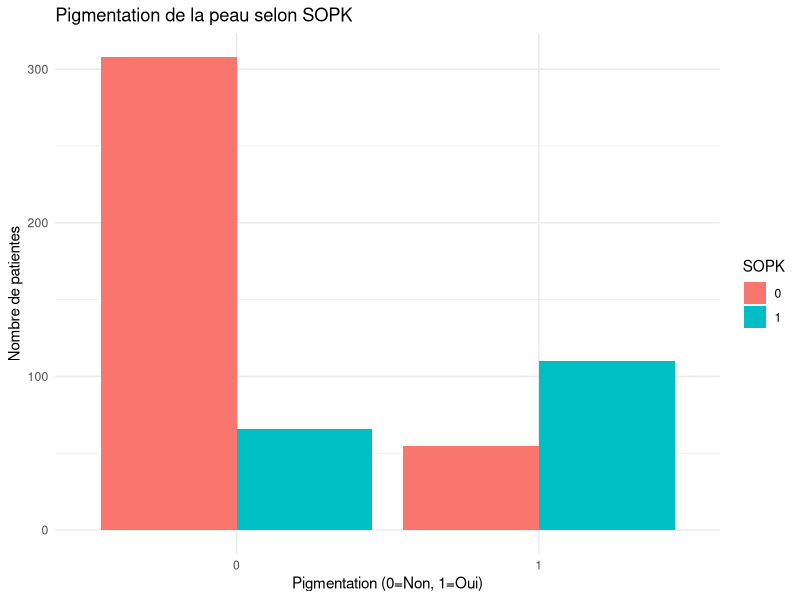
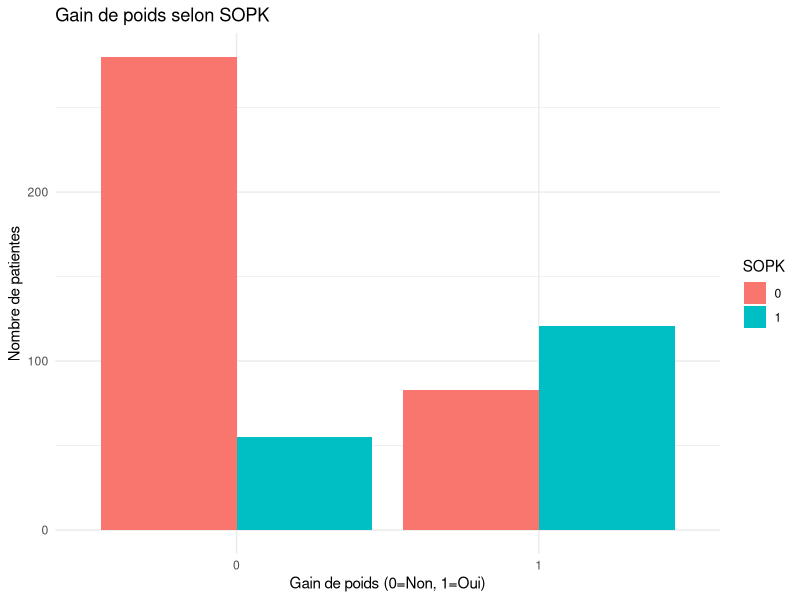
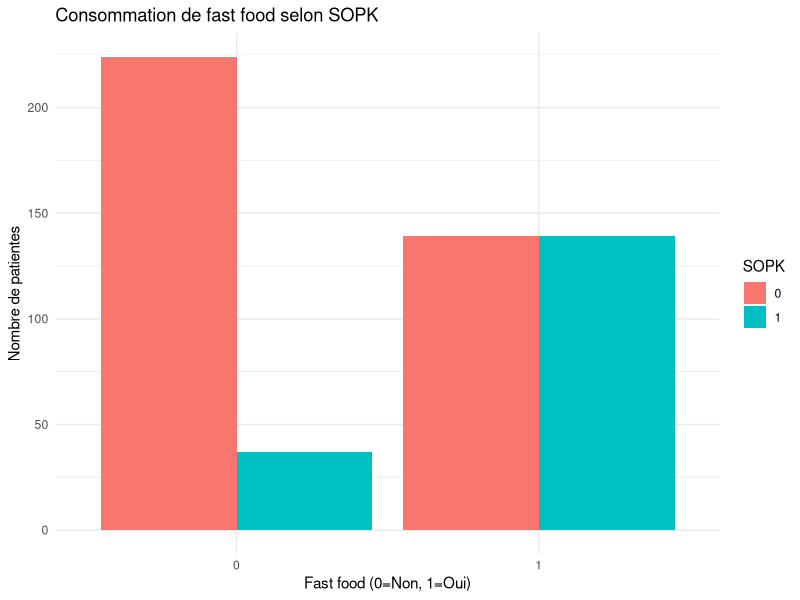
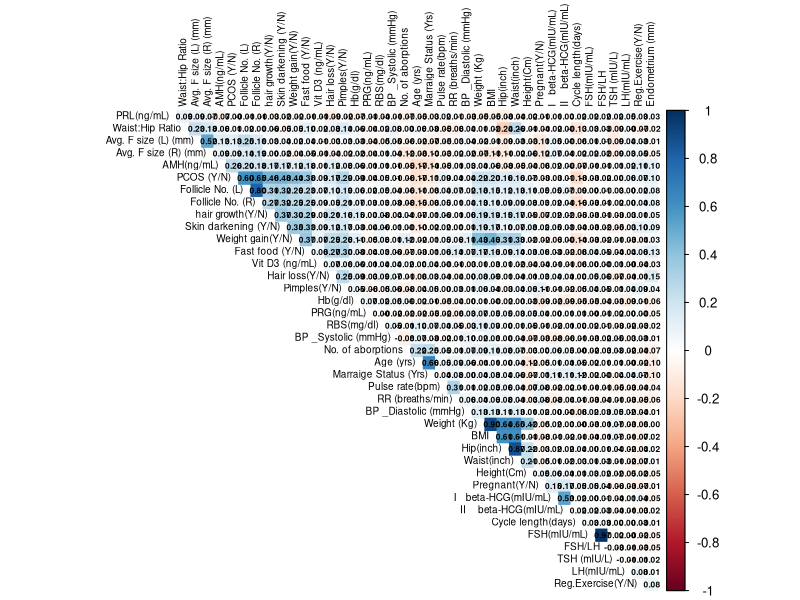
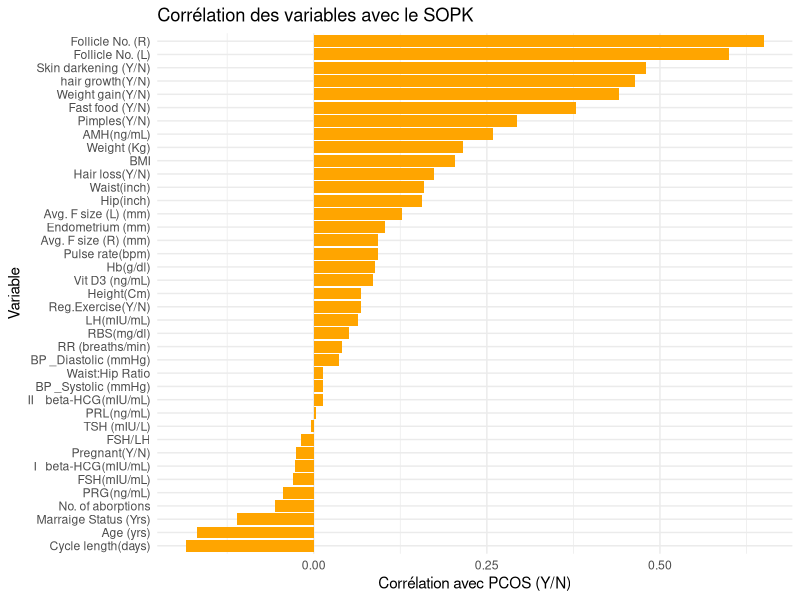

Recreate these plots in R, in order.
# Analyse exploratoire du jeu de données SOPK
# Charger les bibliothèques nécessaires
library(readxl)
library(dplyr)
library(ggplot2)
library(corrplot)

# Importer les données nettoyées
donnees_sopk <- read_excel("data/PCOS_data_without_infertility.xlsx")
donnees_sopk <- na.omit(donnees_sopk)
donnees_sopk$`II    beta-HCG(mIU/mL)` <- as.numeric(donnees_sopk$`II    beta-HCG(mIU/mL)`)
donnees_sopk$`AMH(ng/mL)` <- as.numeric(donnees_sopk$`AMH(ng/mL)`)
donnees_sopk$`Cycle(R/I)` <- as.factor(donnees_sopk$`Cycle(R/I)`)
donnees_sopk$`Blood Group` <- as.factor(donnees_sopk$`Blood Group`)

# Résumé des données
summary(donnees_sopk)

# Statistiques descriptives par groupe SOPK
stats_groupes <- donnees_sopk %>%
  group_by(`PCOS (Y/N)`) %>%
  summarise(
    age_median = median(`Age (yrs)`, na.rm = TRUE),
    age_mean = mean(`Age (yrs)`, na.rm = TRUE),
    IMC_median = median(BMI, na.rm = TRUE),
    IMC_mean = mean(BMI, na.rm = TRUE),
    poids_median = median(`Weight (Kg)`, na.rm = TRUE),
    poids_mean = mean(`Weight (Kg)`, na.rm = TRUE),
    TSH_median = median(`TSH (mIU/L)`, na.rm = TRUE),
    TSH_mean = mean(`TSH (mIU/L)`, na.rm = TRUE),
    follicules_L_median = median(`Follicle No. (L)`, na.rm = TRUE),
    follicules_R_median = median(`Follicle No. (R)`, na.rm = TRUE),
    cycle_length_mean = mean(`Cycle length(days)`, na.rm = TRUE)
  )

print(stats_groupes)

# Analyse exploratoire des variables qualitatives les plus corrélées
# Table de fréquences croisées
table(donnees_sopk$`Weight gain(Y/N)`, donnees_sopk$`PCOS (Y/N)`)
table(donnees_sopk$`Skin darkening (Y/N)`, donnees_sopk$`PCOS (Y/N)`)
table(donnees_sopk$`Fast food (Y/N)`, donnees_sopk$`PCOS (Y/N)`)

# Barplot pour pigmentation
ggplot(donnees_sopk, aes(x = factor(`Skin darkening (Y/N)`), fill = factor(`PCOS (Y/N)`))) +
  geom_bar(position = "dodge") +
  labs(title = "Pigmentation de la peau selon SOPK", 
       x = "Pigmentation (0=Non, 1=Oui)", 
       y = "Nombre de patientes", 
       fill = "SOPK") +
  theme_minimal()

# Barplot pour gain de poids
ggplot(donnees_sopk, aes(x = factor(`Weight gain(Y/N)`), fill = factor(`PCOS (Y/N)`))) +
  geom_bar(position = "dodge") +
  labs(title = "Gain de poids selon SOPK",
       x = "Gain de poids (0=Non, 1=Oui)",
       y = "Nombre de patientes",
       fill = "SOPK") +
  theme_minimal()

# Barplot pour fast food
ggplot(donnees_sopk, aes(x = factor(`Fast food (Y/N)`), fill = factor(`PCOS (Y/N)`))) +
  geom_bar(position = "dodge") +
  labs(title = "Consommation de fast food selon SOPK",
       x = "Fast food (0=Non, 1=Oui)",
       y = "Nombre de patientes",
       fill = "SOPK") +
  theme_minimal()

# Heatmap
# Choisir les variables numériques
donnees_numeriques <- donnees_sopk %>%
  select(-`Sl. No`, -`Patient File No.`) %>%
  select(where(is.numeric))

# Utiliser une matrice de corrélation sans NA
matrice_correlation <- cor(donnees_numeriques, use = "complete.obs")

# Afficher le heatmap
corrplot(matrice_correlation,
        method = "color",
        type = "upper",
        order = "hclust",
        tl.cex = 0.6,
        tl.col = "black",
        addCoef.col = "black",
        number.cex = 0.5,
        sig.level = 0.3,
        insig = "blank",
        diag = FALSE)

# Barplot ciblé pour montrer celles liées à PCOS
# Extraire uniquement la corrélation avec la variable cible
corr_pcos <- matrice_correlation["PCOS (Y/N)", ]

# Trier par ordre décroissant
corr_pcos_sorted <- sort(corr_pcos, decreasing = TRUE)

# Afficher le barplot
df_corr <- data.frame(
  Variable = names(corr_pcos_sorted),
  Correlation = corr_pcos_sorted
)

# Exclure la variable PCOS
df_corr <- df_corr[df_corr$Variable != "PCOS (Y/N)", ]
ggplot(df_corr, aes(x = reorder(Variable, Correlation), y = Correlation)) +
  geom_bar(stat = "identity", fill = "orange") +
  coord_flip() +
  labs(title = "Corrélation des variables avec le SOPK",
       x = "Variable",
       y = "Corrélation avec PCOS (Y/N)") +
  theme_minimal()
